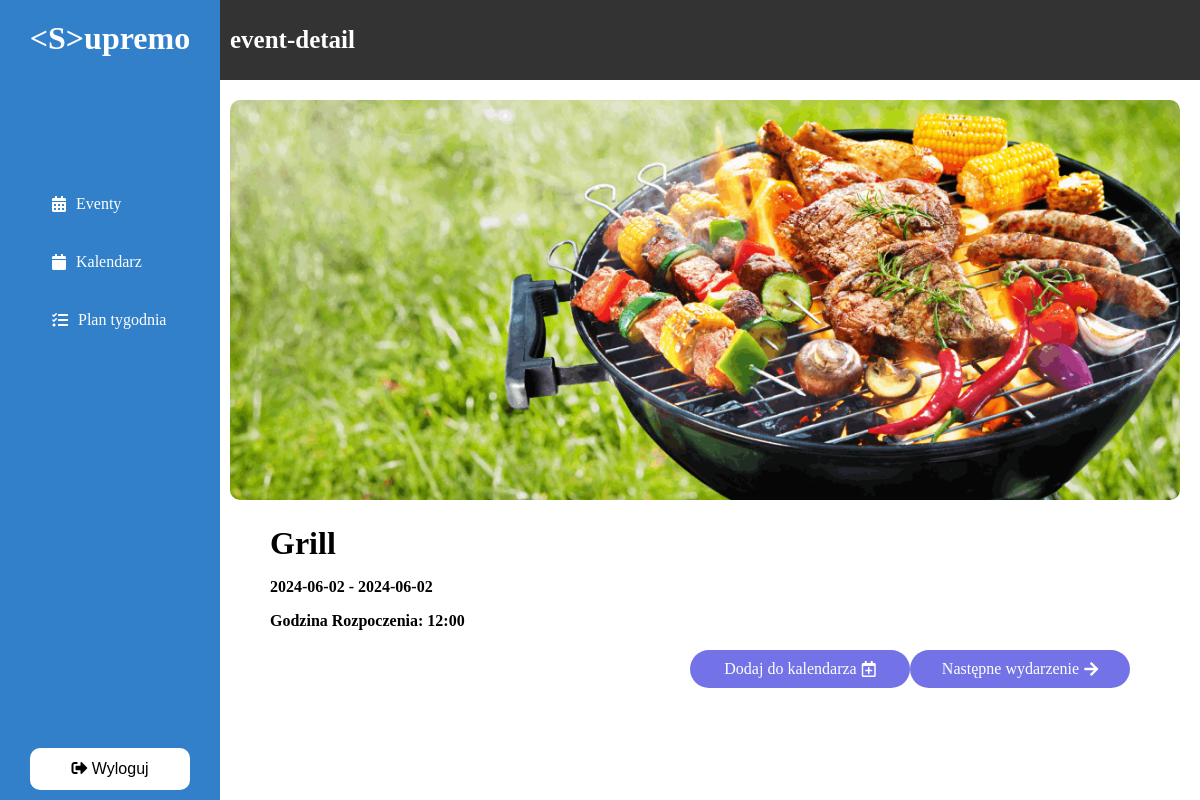
The app's page /event-detail.php?id=48 (signed in) with its own data.
### tables this page shows
CREATE TABLE `zadania` (
  `idZadania` int(11) NOT NULL,
  `dataRozpoczecia` datetime DEFAULT NULL,
  `dataZakonczenia` datetime DEFAULT NULL,
  `tytul` varchar(100) DEFAULT NULL,
  `opis` text DEFAULT NULL,
  `czyEvent` int(11) NOT NULL DEFAULT 0
);

### event-detail.php (the view, shortened to what this page needs)
<?php
require_once './php/dbConnect.php';
require('navbar.php');
if (isset($_GET['id'])) {
    $id = intval($_GET['id']);
    $sql = "SELECT * FROM zadania WHERE idZadania = $id";
    $result = $conn->query($sql);
    if ($result->num_rows > 0) {
        $event = $result->fetch_assoc();
    } else {
        echo "Brak eventu.";
        exit;
    }
} else {
    echo "Brak Id eventu.";
    exit;
}
?>
<!DOCTYPE html>
<html lang="en">
<head>
    <link rel="stylesheet" href="css/event-detail.css">
    <link rel="stylesheet" href="https://cdnjs.cloudflare.com/ajax/libs/font-awesome/5.15.4/css/all.min.css" />
</head>
<body>
    <div class="content">
        <div class="image">
            <?php
            $title = htmlspecialchars($event['tytul']);
            $imagePath = './images/' . $title . '.jpg';
            if (file_exists($imagePath)) {
                echo '<img src="' . htmlspecialchars($imagePath) . '" alt="' . $title . '">';
            } else {
                echo '<img src="./images/default.jpg" alt="Placeholder">';
            }
            ?>
        </div>
        <h1><?php echo htmlspecialchars($event['tytul']); ?></h1>
        <p><strong><?php echo date('Y-m-d', strtotime($event['dataRozpoczecia'])) . ' - ' . date('Y-m-d', strtotime($event['dataZakonczenia'])); ?></strong></p>
        <p><strong>Godzina Rozpoczenia:</strong> <strong><?php echo date('H:i', strtotime($event['dataRozpoczecia'])); ?></strong></p>
        <div class="button-container">
             <a href="dodaj-zadanie.php?taskDate=<?php echo htmlspecialchars(date('Y-m-d', strtotime($event['dataRozpoczecia']))); ?>" class="button">Dodaj do kalendarza <i class="far fa-calendar-plus" style="margin-left: 5px;"></i></a>
                <?php
                    $nextId = $id + 1;
                    $nextEventSql = "SELECT * FROM zadania WHERE idZadania = $nextId";
                    $nextEventResult = $conn->query($nextEventSql);
            if ($nextEventResult->num_rows > 0) {
              echo '<a href="event-detail.php?id=' . $nextId . '" class="button">Następne wydarzenie <i class="fas fa-arrow-right" style="margin-left: 5px;"></i></a>';
            }
            ?>
        </div>
    </div>
</body>
</html>

### navbar.css (style rules this page uses)
body { margin: 0; }

### css/event-detail.css (style rules this page uses)
body { font-family: Cambria, Cochin, Georgia, Times, 'Times New Roman', serif; color: black; margin: 0; padding: 0; box-sizing: border-box; }
.content { margin-left: 210px; padding: 20px; }
.content .image img { width: 100%; height: 400px; object-fit: cover; border-radius: 10px; }
.content h1 { margin-left: 40px; font-size: 2em; margin-bottom: 10px; }
.content p { margin-left: 40px; font-size: 1em; margin-bottom: 10px; }
.button-container { display: flex; justify-content: flex-end; margin-top: 20px; margin-right: 50px; }
.button { display: flex; justify-content: center; align-items: center; width: 200px; padding: 10px; background-color: #7372E6; color: white; text-decoration: none; border-radius: 20px; }

### top_navbar.php (style rules this page uses)
body { margin: 0; padding: 0; font-family: Arial, sans-serif; }

### records on screen
zadania: tytul (picture), tytul "Grill", dataRozpoczecia "2024-06-02", dataZakonczenia "2024-06-02", dataRozpoczecia "12:00"

### other values on screen
str_replace('_', ' ', basename($_SERVER['SCRIPT_FILENAME'], ".php")) "event-detail"
